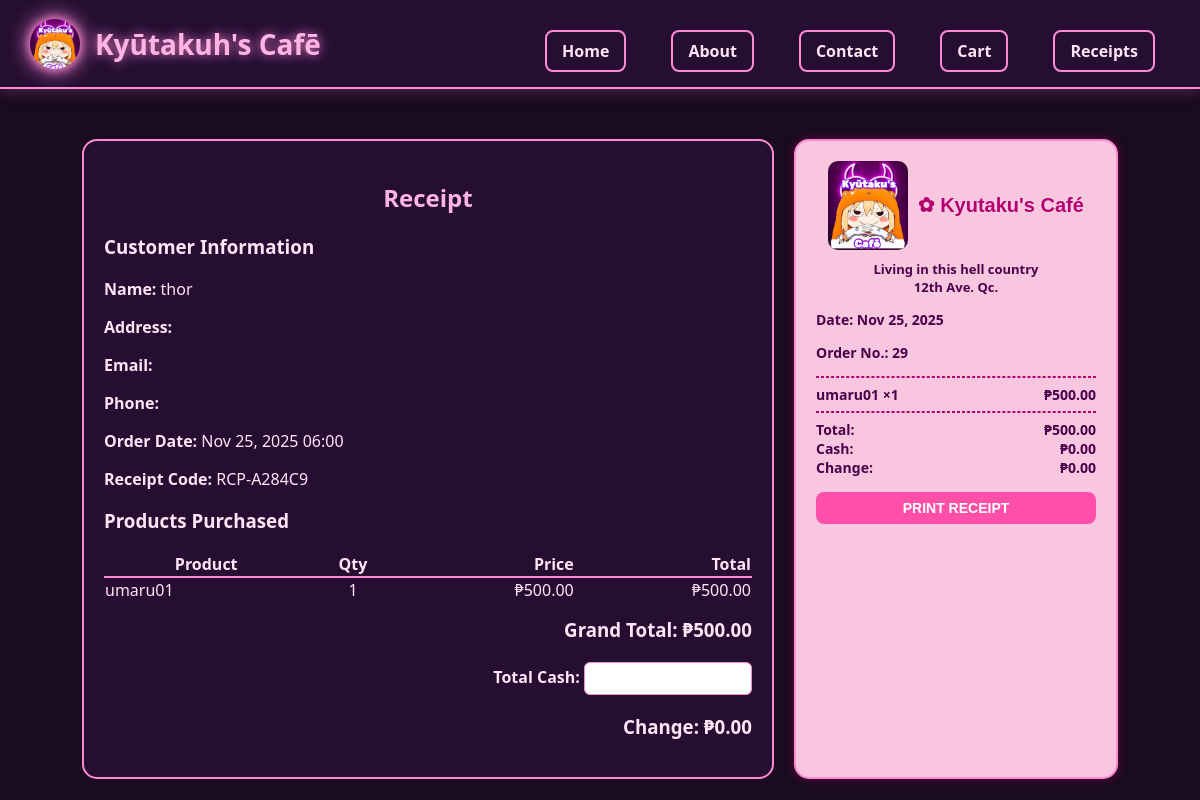
Page /receipt/29/ on the committed database.
### store/models.py (models this page shows, shortened)
class Order(models.Model):
    user = models.ForeignKey(User, on_delete=models.SET_NULL, null=True, blank=True)
    receipt_code = models.CharField(max_length=20, unique=True, blank=True, null=True)
    customer_name = models.CharField(max_length=100)
    created_at = models.DateTimeField(auto_now_add=True)
    payment_status = models.CharField(
        max_length=20,
        choices=[
            ("unpaid", "Unpaid"),
            ("pending", "Pending"),
            ("paid", "Paid")
        ],
        default="unpaid"
    )
    cash_received = models.DecimalField(max_digits=10, decimal_places=2, null=True, blank=True)
    change_given = models.DecimalField(max_digits=10, decimal_places=2, null=True, blank=True)
    payment_screenshot = models.ImageField(upload_to="payments/", blank=True, null=True)
    def total_price(self):
        total = Decimal("0")
        for item in self.items.all():
            try:
                total += Decimal(item.total_price)
            except (InvalidOperation, ValueError, TypeError):
                total += Decimal(item.quantity) * Decimal(item.product.price)
        return total

class CheckoutItem(models.Model):
    order = models.ForeignKey(Order, related_name='items', on_delete=models.CASCADE)
    product = models.ForeignKey(Product, on_delete=models.CASCADE)
    quantity = models.PositiveIntegerField(default=1)
    total_price = models.DecimalField(max_digits=10, decimal_places=2)

class Product(models.Model):
    name = models.CharField(max_length=200)
    description = models.TextField(blank=True)
    price = models.DecimalField(max_digits=10, decimal_places=2)
    image = models.ImageField(upload_to="products/", blank=True, null=True)

### store/views.py (the view)
# urls.py: path("receipt/<int:order_id>/", views.receipt_view, name="receipt"),
def receipt_view(request, order_id):
    order = get_object_or_404(Order, id=order_id)
    if order.user:
        if not request.user.is_authenticated:
            return redirect("login")
        if order.user != request.user:
            messages.error(request, "You cannot view someone else's receipt.")
            return redirect("home")
    return render(request, 'store/receipt.html', {'order': order})

### store/context_processors.py (called while the page is built)
def cart_total(request):
    cart = request.session.get("cart", {})
    total = Decimal("0.00")
    for item in cart.values():
        total += Decimal(item.get("price", "0.00")) * item.get("quantity", 0)
    return {"cart_total": total}

### store/templates/store/receipt.html (shortened to what this page needs)
{% extends "store/base.html" %}
{% load static %}
{% block content %}
<div class="receipt-container">
    <div class="main-receipt">
        <h2 style="text-align:center; color:#FFB3E6;">Receipt</h2>
        <h3>Customer Information</h3>
        <p><strong>Name:</strong> {{ order.customer_name }}</p>
        <p><strong>Address:</strong> {{ order.address }}</p>
        <p><strong>Email:</strong> {{ order.email }}</p>
        <p><strong>Phone:</strong> {{ order.phone }}</p>
        <p><strong>Order Date:</strong> {{ order.created_at|date:"M d, Y H:i" }}</p>
        <p><strong>Receipt Code:</strong> {{ order.receipt_code }}</p>
        <h3>Products Purchased</h3>
        <table style="width:100%; border-collapse:collapse;">
            <thead>
                <tr style="border-bottom:2px solid #FF8AD4;">
                    <th>Product</th>
                    <th style="text-align:center;">Qty</th>
                    <th style="text-align:right;">Price</th>
                    <th style="text-align:right;">Total</th>
                </tr>
            </thead>
            <tbody>
                {% for item in order.items.all %}
                <tr>
                    <td>{{ item.product.name }}</td>
                    <td style="text-align:center;">{{ item.quantity }}</td>
                    <td style="text-align:right;">₱{{ item.product.price }}</td>
                    <td style="text-align:right;">₱{{ item.total_price }}</td>
                </tr>
                {% endfor %}
            </tbody>
        </table>
        <h3 style="text-align:right; margin-top:15px;">
            Grand Total: ₱<span id="grandTotal">{{ order.total_price }}</span>
        </h3>
        <div style="text-align:right; margin-top:20px;">
            <label><strong>Total Cash:</strong></label>
            <input id="cashInput" type="number" min="0"
                style="padding:8px; border-radius:6px; border:1px solid #FF8AD4; width:150px;">
        </div>
        <h3 style="text-align:right;">Change: ₱<span id="changeOutput">0.00</span></h3>
    </div>
<div class="mini-receipt" id="printArea">
    <div style="text-align:center; margin-bottom:10px;">
        <img src="/static/images/kyutaku_logo.jfif" style="width:80px; height:auto; vertical-align:middle; border-radius:10px;">
<span style="
    font-size:20px;
    margin-left:6px;
    vertical-align:middle;
    font-family:'Poppins', sans-serif;
    font-weight:700;
    color:#b4006e;
    text-shadow: 0 0 3px #ffd6ef;
">
    ✿ Kyutaku's
    Café
</span>
    </div>
    <div style="text-align:center; font-size:13px; margin-bottom:10px;">
        <div>Living in this hell country</div>
        <div>12th Ave. Qc.</div>
    </div>
    <p><strong>Date:</strong> {{ order.created_at|date:"M d, Y" }}</p>
    <p><strong>Order No.:</strong> {{ order.id }}</p>
    <hr style="border:1px dashed #b4006e;">
    {% for item in order.items.all %}
        <div style="display:flex; justify-content:space-between; margin-bottom:3px;">
            <span>{{ item.product.name }} ×{{ item.quantity }}</span>
            <span>₱{{ item.total_price }}</span>
        </div>
    {% endfor %}
    <hr style="border:1px dashed #b4006e;">
    <div style="display:flex; justify-content:space-between;">
        <strong>Total:</strong> <strong>₱{{ order.total_price }}</strong>
    </div>
    <div style="display:flex; justify-content:space-between;">
        <strong>Cash:</strong> <span id="miniCash">₱0.00</span>
    </div>
    <div style="display:flex; justify-content:space-between;">
        <strong>Change:</strong> <span id="miniChange">₱0.00</span>
    </div>
    <button class="print-btn" onclick="printMiniReceipt()">PRINT RECEIPT</button>
</div>
{% endblock %}

### static/css/style.css (style rules this page uses)
body { font-family: 'Segoe UI', Arial, sans-serif; background: #1A0B1F; color: #FFE6F7; margin: 0; }
.mini-receipt { width: 280px; background: #ffd6e9; border: 2px solid #ff4fa8; border-radius: 15px; padding: 20px; font-weight: bold; color: #4b004b; font-size: 14px; box-shadow: 0 0 10px rgba(255,0,150,0.3); }

### store/templates/store/base.html (style rules this page uses)
body { margin: 0; font-family: 'Segoe UI', Arial, sans-serif; background: #1A0B1F; color: #FFE6F7; }

### store/templates/store/receipt.html (style rules this page uses)
.receipt-container { display: flex; gap: 20px; justify-content: center; margin-top: 30px; }
.main-receipt, .mini-receipt { background: rgba(40,15,55,0.8); padding: 20px; border-radius: 15px; border: 2px solid #FF8AD4; color: #FFE6F7; }
.main-receipt { width: 60%; }
.mini-receipt { width: 280px; background: #f8c7df; color: #4b004b; font-weight: bold; font-size: 14px; position: relative; }
.print-btn { width: 100%; margin-top: 15px; padding: 8px; background: #ff4fa8; border: none; border-radius: 8px; color: white; cursor: pointer; font-weight: bold; font-size: 14px; }

### rows in the picture
Order: customer_name "thor", created_at "Nov 25, 2025 06:00", receipt_code "RCP-A284C9", total_price "500.00", created_at "Nov 25, 2025", id "29"
CheckoutItem: product.name "umaru01", quantity "1", product.price "500.00", total_price "500.00"
